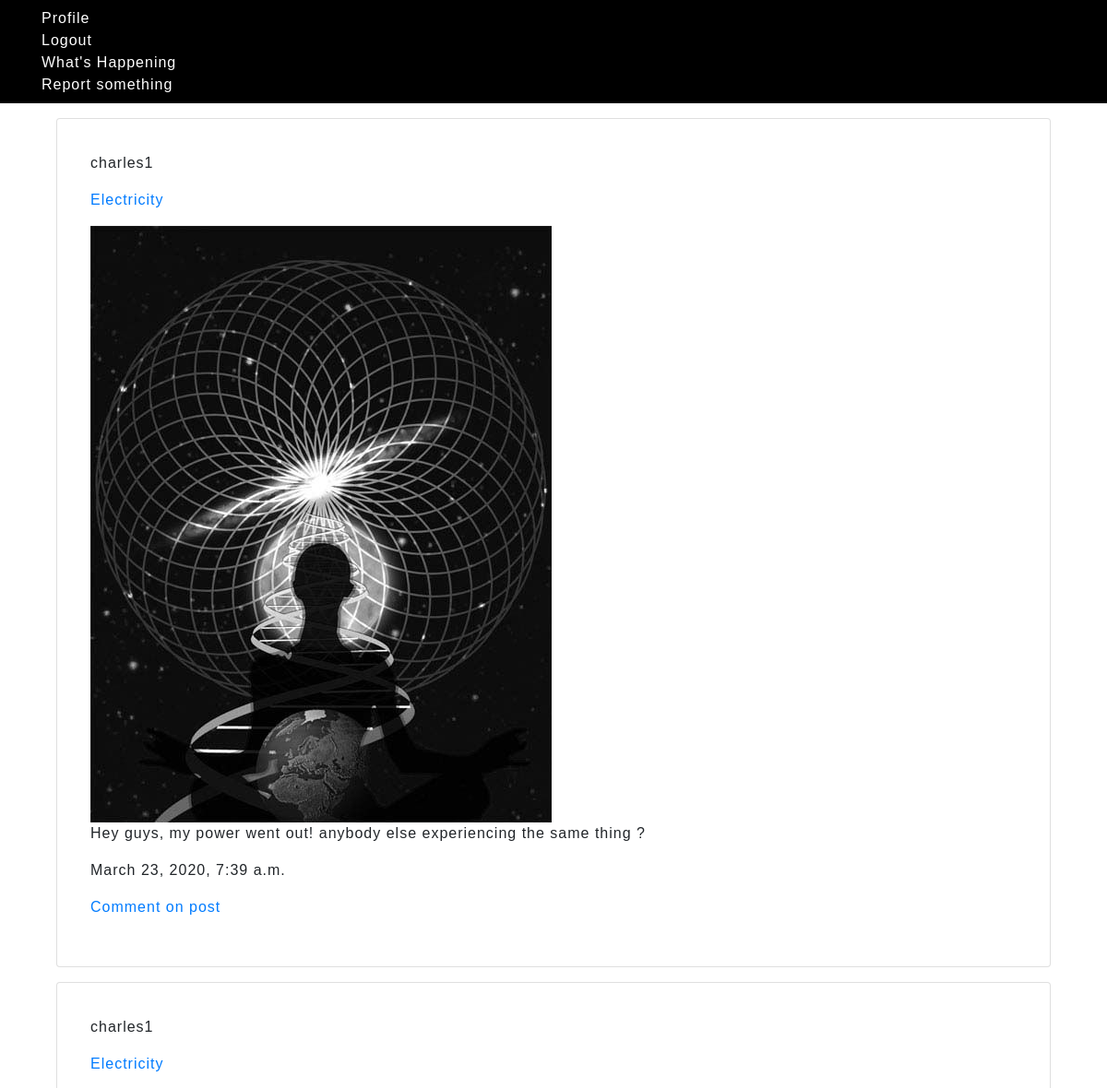
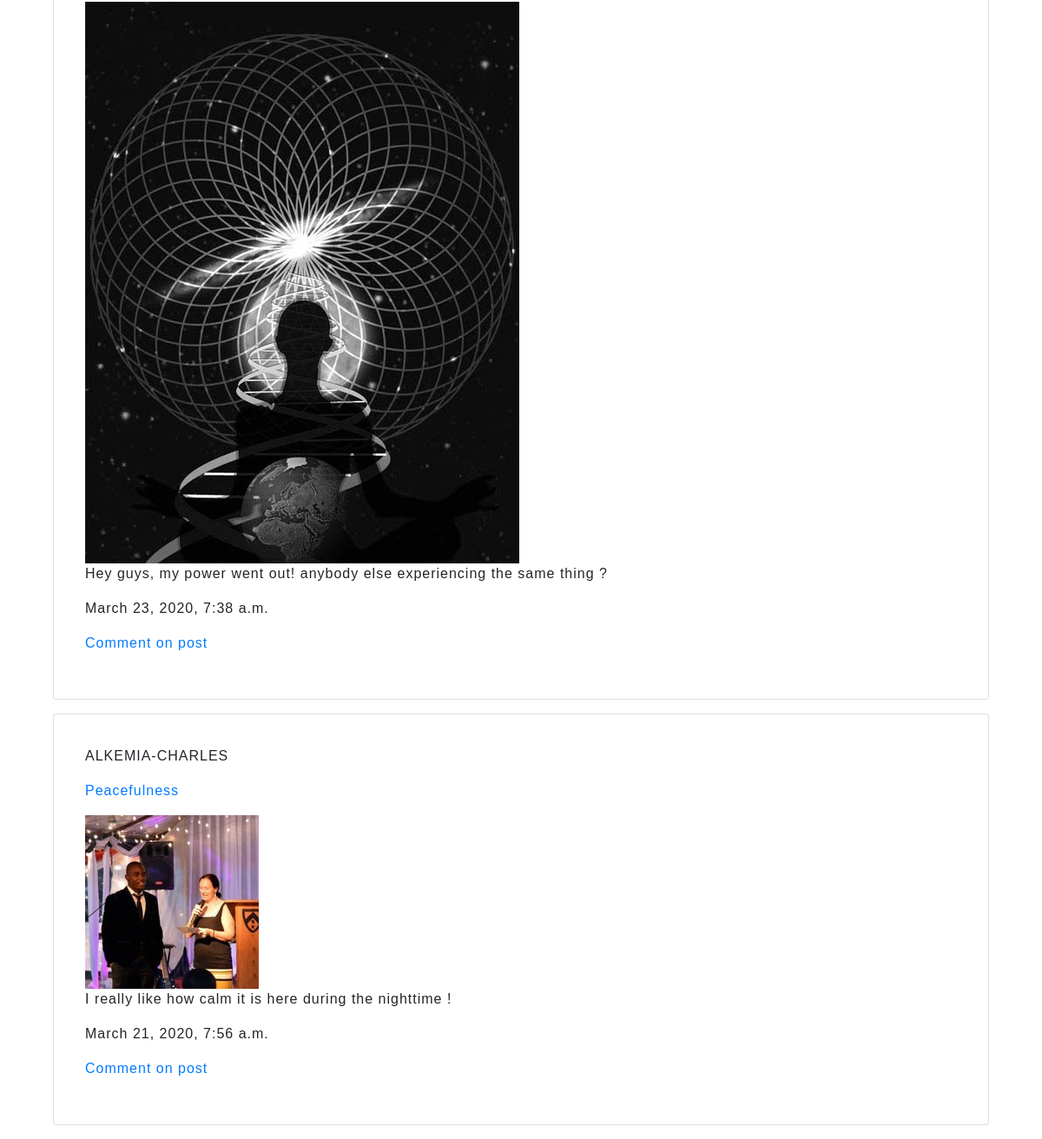
The app's page / (signed in), older data (2 pictures, top to bottom).
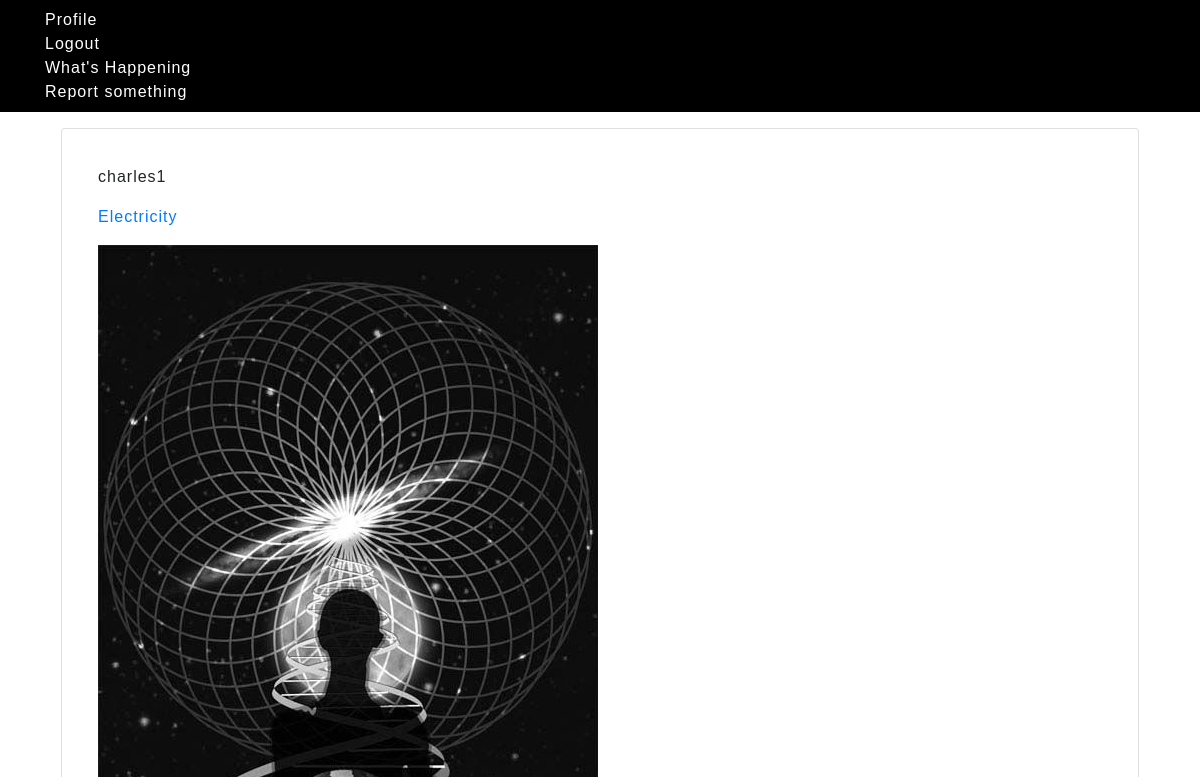
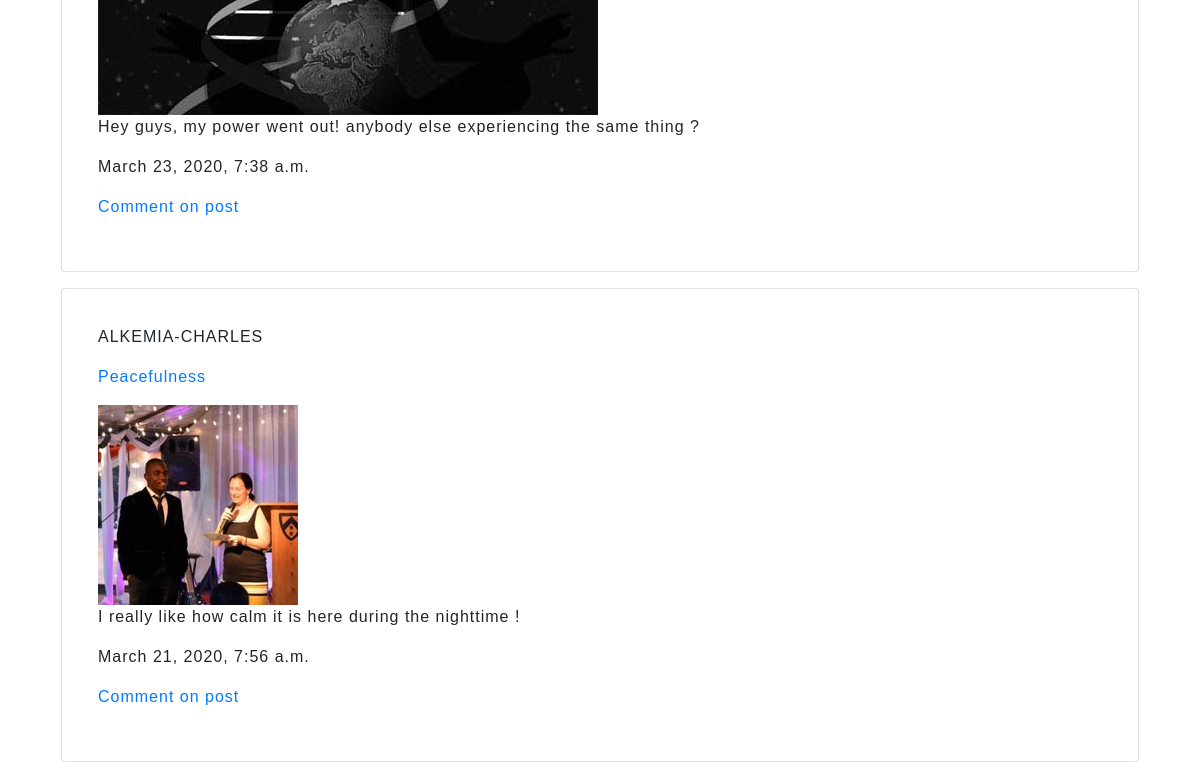
The same page, newer data (2 pictures, top to bottom).
### worldwatch/models.py (models this page shows, shortened)
class Post(models.Model):
    image = models.ImageField(default="default.jpg", upload_to="pictures")
    title = models.CharField(max_length=70)
    message = models.TextField(max_length=200)
    post_date = models.DateTimeField(auto_now_add=True)
    masterpost = models.ForeignKey(User, on_delete=models.CASCADE, null=True)

### worldwatch/views.py (the view)
# urls.py: url(r'^$', PostListView.as_view(), name='index'),
class PostListView(LoginRequiredMixin,ListView):
    model = Post
    template_name = "main/index.html"
    context_object_name = "posts"
    ordering =['-post_date']

### templates/main/index.html (shortened to what this page needs)
{% extends "main/base.html" %}
{%block content%}
<div class="container">
    {% for post in posts %}
    <div class="card m-3 p-3">
        <div class="card-body">
            <p>{{post.masterpost.username}}</p>
            <p><a href="{% url 'post-detail' post.id %}">{{post.title}}</a></p>
            <img src="{{post.image.url}}" class="img-fluid" />
            <p>{{post.message}}</p>
            <p>{{post.post_date}}</p>
            <p><a href="{% url 'post-comment' post.id %}">Comment on post</a></p>
        </div>
    </div>
    {% endfor %}
</div>
{%endblock%}

### templates/main/base.html (shortened to what this page needs)
{% load static %}
<!DOCTYPE html>
<html lang="en">
<head>
    {%block styles%}
    <link rel="stylesheet" href="https://stackpath.bootstrapcdn.com/bootstrap/4.4.1/css/bootstrap.min.css"
>
    <link rel="stylesheet" href="static/styles.css">
    {% endblock %}
</head>
<body>
    <nav class="navbar navbar" style="background-color: black; color: white;">
        <div class="container">
            <div>
                {% if request.user.is_authenticated %}
                <div>
                    <a href="{% url 'profile' %}" style="color: white;">Profile</a>
                </div>
                <div>
                    <a href="{% url 'logout' %}" style="color: white;">Logout</a>
                </div>
                <div>
                    <a href="{% url 'index' %}" style="color: white;"> What's Happening</a>
                </div>
                <div>
                    <a href="{% url 'post-create' %}" style="color: white;">Report something</a>
                </div>
                {% else %}
                <a href="{% url 'register' %}" style="color: white; padding-left: 1000px;">Register</a>
                {% endif %}
            </div>
        </div>
    </nav>
    {%block content%}
    {%endblock%}
</body>
</html>

### static/styles.css (style rules this page uses)
body { margin: 0; padding: 0; font-family: sans-serif; letter-spacing: 1px; }

Row changes from the older to the newer data that the page shows:
removed Post: masterpost.username "charles1", title "Electricity", image (picture), message "Hey guys, my power went out! anybody else experiencing the same thing ?", post_date "March 23, 2020, 7:39 a.m."
